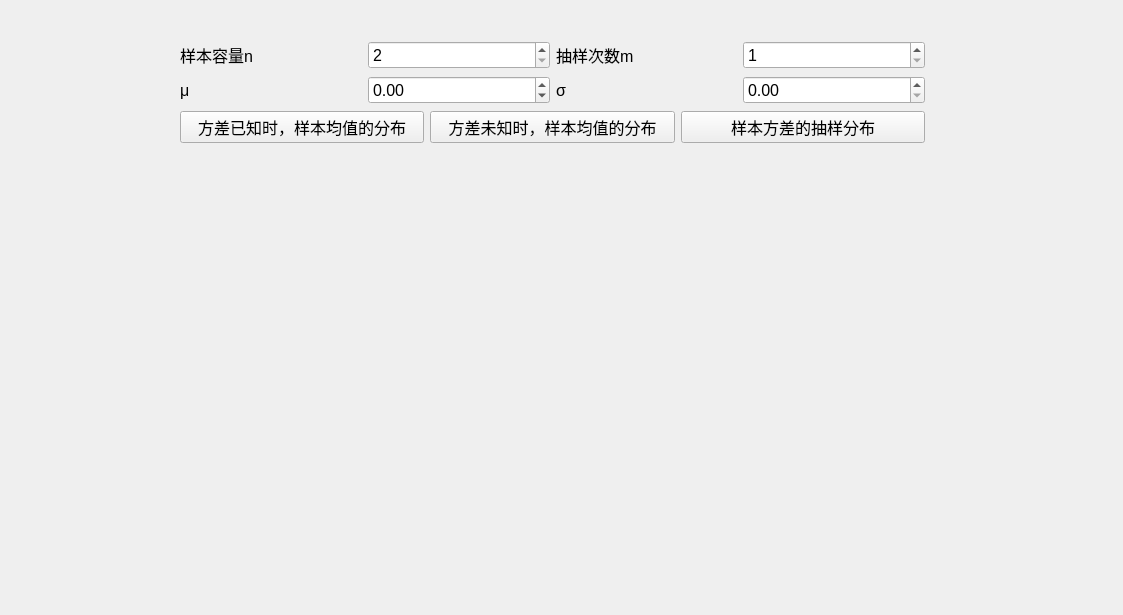
<?xml version="1.0" encoding="UTF-8"?>
<ui version="4.0">
 <class>Sd_SingleNormal_Form</class>
 <widget class="QWidget" name="Sd_SingleNormal_Form">
  <property name="geometry">
   <rect>
    <x>0</x>
    <y>0</y>
    <width>1123</width>
    <height>615</height>
   </rect>
  </property>
  <property name="font">
   <font>
    <pointsize>12</pointsize>
   </font>
  </property>
  <property name="windowTitle">
   <string>单个正态总体抽样分布</string>
  </property>
  <widget class="Plot" name="widget" native="true">
   <property name="geometry">
    <rect>
     <x>110</x>
     <y>180</y>
     <width>901</width>
     <height>391</height>
    </rect>
   </property>
  </widget>
  <widget class="QWidget" name="">
   <property name="geometry">
    <rect>
     <x>180</x>
     <y>40</y>
     <width>745</width>
     <height>105</height>
    </rect>
   </property>
   <layout class="QGridLayout" name="gridLayout">
    <item row="0" column="0">
     <layout class="QHBoxLayout" name="horizontalLayout_2">
      <item>
       <widget class="QLabel" name="label">
        <property name="text">
         <string>样本容量n</string>
        </property>
       </widget>
      </item>
      <item>
       <widget class="QSpinBox" name="spinBox_n">
        <property name="minimum">
         <number>2</number>
        </property>
        <property name="maximum">
         <number>999999999</number>
        </property>
       </widget>
      </item>
      <item>
       <widget class="QLabel" name="label_2">
        <property name="text">
         <string>抽样次数m</string>
        </property>
       </widget>
      </item>
      <item>
       <widget class="QSpinBox" name="spinBox_m">
        <property name="minimum">
         <number>1</number>
        </property>
        <property name="maximum">
         <number>999999999</number>
        </property>
       </widget>
      </item>
     </layout>
    </item>
    <item row="1" column="0">
     <layout class="QHBoxLayout" name="horizontalLayout_3">
      <item>
       <widget class="QLabel" name="label_3">
        <property name="text">
         <string>μ</string>
        </property>
       </widget>
      </item>
      <item>
       <widget class="QDoubleSpinBox" name="doubleSpinBox">
        <property name="minimum">
         <double>-9999999999999999635896294965248.000000000000000</double>
        </property>
        <property name="maximum">
         <double>9999999999999999583119736832.000000000000000</double>
        </property>
       </widget>
      </item>
      <item>
       <widget class="QLabel" name="label_4">
        <property name="text">
         <string>σ</string>
        </property>
       </widget>
      </item>
      <item>
       <widget class="QDoubleSpinBox" name="doubleSpinBox_2">
        <property name="minimum">
         <double>0.000000000000000</double>
        </property>
        <property name="maximum">
         <double>9999999999999999583119736832.000000000000000</double>
        </property>
       </widget>
      </item>
     </layout>
    </item>
    <item row="2" column="0">
     <layout class="QHBoxLayout" name="horizontalLayout">
      <item>
       <widget class="QPushButton" name="pushButton">
        <property name="text">
         <string>方差已知时，样本均值的分布</string>
        </property>
       </widget>
      </item>
      <item>
       <widget class="QPushButton" name="pushButton_2">
        <property name="text">
         <string>方差未知时，样本均值的分布</string>
        </property>
       </widget>
      </item>
      <item>
       <widget class="QPushButton" name="pushButton_3">
        <property name="text">
         <string>样本方差的抽样分布</string>
        </property>
       </widget>
      </item>
     </layout>
    </item>
   </layout>
  </widget>
 </widget>
 <customwidgets>
  <customwidget>
   <class>Plot</class>
   <extends>QWidget</extends>
   <header>Plot.h</header>
   <container>1</container>
  </customwidget>
 </customwidgets>
 <resources/>
 <connections/>
</ui>
